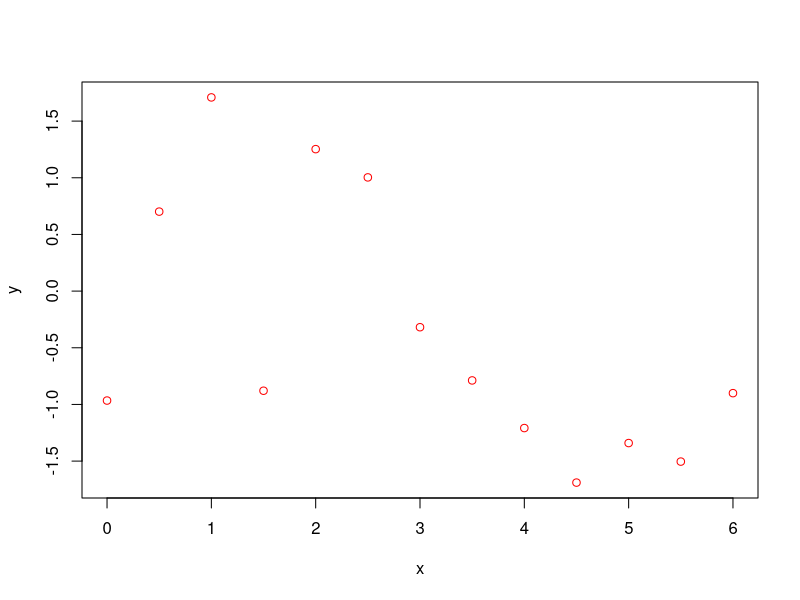
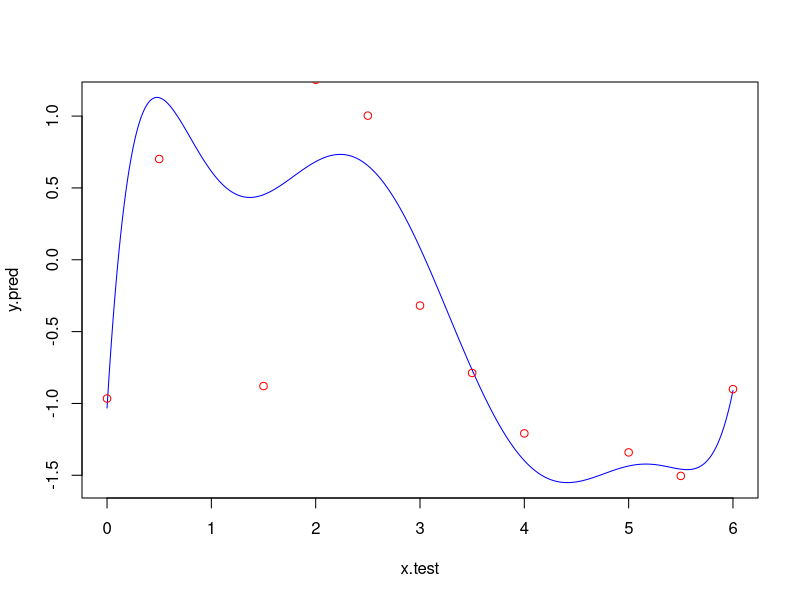
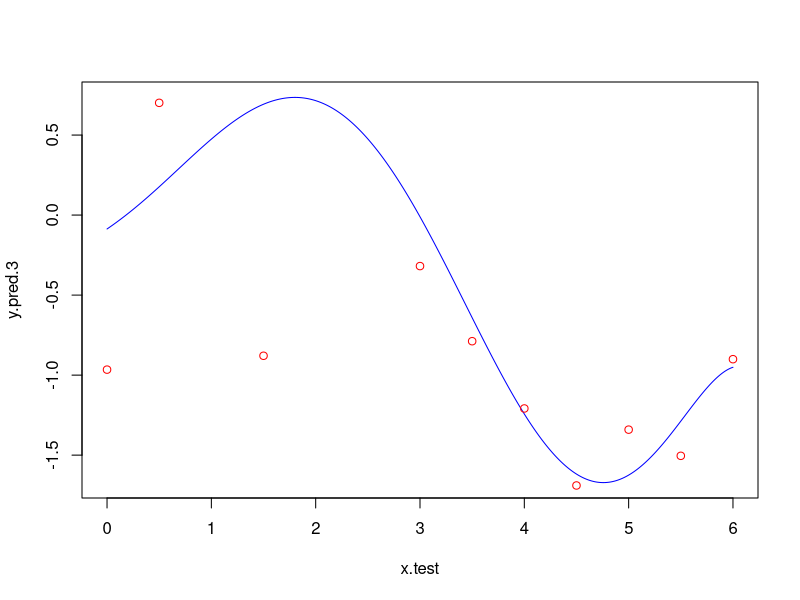

Write R code to recreate these figures, in order.
#### Аппроксимация точек многочленом
#### Вариант 2: понижаем степень полинома

## Шаг 0. Создаем данные

x <- seq(0, 6, 0.5)

set.seed(1234)
y <- sin(x) + rnorm(length(x), 0, 0.8)

plot(x, y, type="p", col="red")

# степень полинома
polinom.power <- 7

# Создаем обучающую выборку
train <- data.frame(x0=rep(1,length(x)), 
                    x1=x, x2=x^2, x3=x^3, x4=x^4, x5=x^5, 
                    x6=x^6, x7=x^7, y=y)

# Создаем тестовую выборку
x.test <- seq(min(x), max(x), 0.01)
test <- data.frame(x0=rep(1,length(x.test)), 
                   x1=x.test, x2=x.test^2, x3=x.test^3, x4=x.test^4, 
                   x5=x.test^5, x6=x.test^6, x7=x.test^7)

## Шаг 1. Используем процедуру lm

res.lm <- lm(y~.-x0, data=train)

y.pred <- predict.lm(res.lm, test)

plot(x.test, y.pred, type="l", col = "blue")
points(x, y, col="red")
# Переобучение

## Шаг 2. Получим beta прямыми вычислениями, не привлекая функцию lm

X <- as.matrix(train[ ,-ncol(train)])
y <- as.vector(train[ , ncol(train)])
beta <- solve(t(X) %*% X, t(X) %*% y)

# Матрица тестовых данных
X.test <- as.matrix(test)

# Прогноз на тестовых данных
y.pred.2 <- X.test %*% beta

# максимальное отличие между решениями, полученными на шагах 1 и 2
max(abs(y.pred.2 - y.pred))

## Шаг 3. С регуляризацией

lambda <- 1

# не учитываем столбец с y
num.parameters <- ncol(train)-1
# Создаем матрицу lambda*D
lambdaD <- lambda * diag(num.parameters)
lambdaD[1,1] <- 0

# Вычислим beta с регуляризованной матрицей
beta.r <- solve((t(X) %*% X + lambdaD), t(X) %*% y)

# Прогноз на тестовых данных
y.pred.3 <- X.test %*% beta.r

plot(x.test, y.pred.3, type="l", col = "blue")
points(x, y, col="red")



  
  
  
  